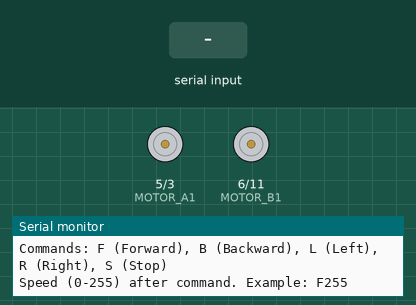
Recording of a sketch running on a simulated Arduino Uno, built with avr-gcc and run on an emulated ATmega328P. On the bench: motor-driver pin pairs drawn as motors (green arrow = first pin HIGH = forward, orange = second pin HIGH = backward, longer = more drive), the last lines printed to the serial monitor. Inputs (shaded band) come from the test bench.

Above: at 1.2 s.
1.3 s: "F90\n" received over Serial
At 1.7 s:
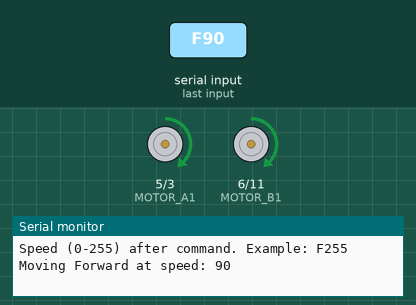
2.8 s: "B90\n" received over Serial
At 4.0 s:
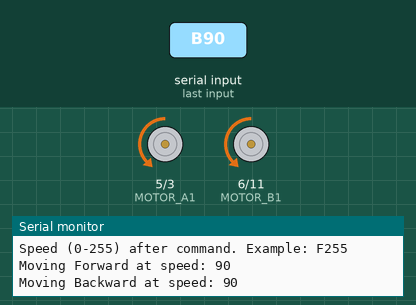
4.3 s: "L90\n" received over Serial
At 5.2 s:
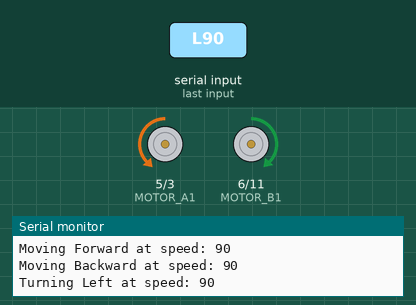
5.8 s: "b90\n" received over Serial
At 6.3 s:
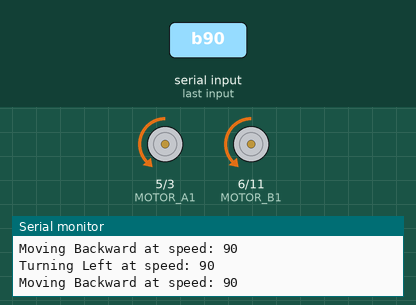
Timing chart, 0 to 8.3 s (numbered marks = the images above; inputs shaded):
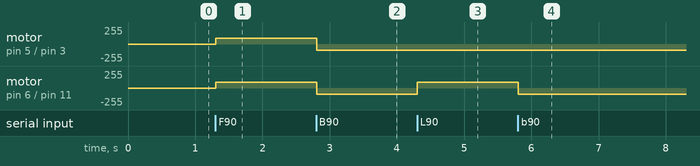

The sketch:

DriveControl.ino
```cpp
// Motor pin definitions
const int MOTOR_A1 = 5;  // Motor A Forward
const int MOTOR_A2 = 3;  // Motor A Backward
const int MOTOR_B1 = 6;  // Motor B Forward
const int MOTOR_B2 = 11; // Motor B Backward
const int IR_Sensor_Back=7; //Backup IR Sensor
const int IR_Sensor_Cliff=8; //Cliff IR Sensor

String command;         // For storing serial input

void setup() {
 // Set motor pins as outputs
 pinMode(MOTOR_A1, OUTPUT);
 pinMode(MOTOR_A2, OUTPUT);
 pinMode(MOTOR_B1, OUTPUT);
 pinMode(MOTOR_B2, OUTPUT);
 pinMode(IR_Sensor_Back, INPUT);
 pinMode(IR_Sensor_Cliff, INPUT);

 Serial.begin(9600); // Start serial communication
 Serial.println("Motor Control Ready");
 Serial.println("IR Sensor Initialised");
 Serial.println("Commands: F (Forward), B (Backward), L (Left), R (Right), S (Stop)");
 Serial.println("Speed (0-255) after command. Example: F255");
}

int check_cliff(){
  int ir_cliff=digitalRead(IR_Sensor_Cliff);

  if(!ir_cliff){
    Serial.println("Cliff Detected");
    stop();
    return 1;
  }
}

int check_backup(){
  int ir_back=digitalRead(IR_Sensor_Back);

  if(ir_back){
    Serial.println("Objected at the back Detected");
    stop();
    return 1;
  }
}

void loop() {
 // Check if serial data is available
 if (Serial.available() > 0) {
   command = Serial.readStringUntil('\n'); // Read until newline
   executeCommand(command);
 }
}

// Execute motor commands based on serial input
void executeCommand(String command) {
 char direction = command.charAt(0);  // First character is direction
 int speed = command.substring(1).toInt(); // Rest is speed value

 // Limit speed between 0-255
 speed = constrain(speed, 0, 255);

 switch(direction) {
   case 'F':
   case 'f':
     forward(speed);
     Serial.println("Moving Forward at speed: " + String(speed));
     break;

   case 'B':
   case 'b':
     backward(speed);
     Serial.println("Moving Backward at speed: " + String(speed));
     break;

   case 'L':
   case 'l':
     turnLeft(speed);
     Serial.println("Turning Left at speed: " + String(speed));
     break;

   case 'R':
   case 'r':
     turnRight(speed);
     Serial.println("Turning Right at speed: " + String(speed));
     break;

   case 'S':
   case 's':
     stop();
     Serial.println("Stopped");
     break;

   case 'O':
   case '0':
     Serial.println("Online");
     break;

   default:
     Serial.println("Invalid command");
 }
}

// Motor control functions
void forward(int speed) {
 analogWrite(MOTOR_A1, speed);
 analogWrite(MOTOR_A2, 0);
 analogWrite(MOTOR_B1, speed);
 analogWrite(MOTOR_B2, 0);
}

void backward(int speed) {
 analogWrite(MOTOR_A1, 0);
 analogWrite(MOTOR_A2, speed);
 analogWrite(MOTOR_B1, 0);
 analogWrite(MOTOR_B2, speed);
}

void turnLeft(int speed) {
 analogWrite(MOTOR_A1, 0);
 analogWrite(MOTOR_A2, speed);
 analogWrite(MOTOR_B1, speed);
 analogWrite(MOTOR_B2, 0);
}

void turnRight(int speed) {
 analogWrite(MOTOR_A1, speed);
 analogWrite(MOTOR_A2, 0);
 analogWrite(MOTOR_B1, 0);
 analogWrite(MOTOR_B2, speed);
}

void stop() {
 analogWrite(MOTOR_A1, 0);
 analogWrite(MOTOR_A2, 0);
 analogWrite(MOTOR_B1, 0);
 analogWrite(MOTOR_B2, 0);
}
```

Measured:
- after the input at 1.3 s, motor on pin 5 (MOTOR_A1) / pin 3 (MOTOR_A2), motor on pin 6 (MOTOR_B1) / pin 11 (MOTOR_B2): stopped → forward 90/255 at once
- after the input at 2.8 s, motor on pin 5 (MOTOR_A1) / pin 3 (MOTOR_A2), motor on pin 6 (MOTOR_B1) / pin 11 (MOTOR_B2): forward 90/255 → backward 90/255 at once
- after the input at 4.3 s, motor on pin 6 (MOTOR_B1) / pin 11 (MOTOR_B2): backward 90/255 → forward 90/255 at once
- after the input at 5.8 s, motor on pin 6 (MOTOR_B1) / pin 11 (MOTOR_B2): forward 90/255 → backward 90/255 at once
